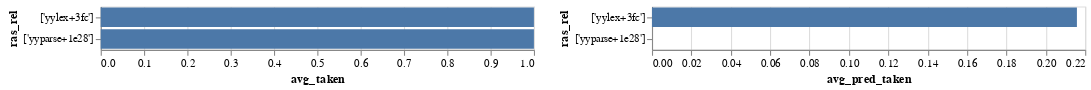

Notebook cell for this chart:
### Code cell
data = df[['ras_rel','mispredicted','taken','pred_taken']].copy()

data['ras_rel'] = data['ras_rel'].apply(lambda x : str(x[:1]))

avg_taken_plot = alt.Chart(data).mark_bar().encode(
    x='avg_taken:Q',
    y='ras_rel:O',
    tooltip = ['ras_rel', 'count:Q']
).transform_aggregate(
    avg_taken = 'mean(taken)',
    count = 'count()',
    groupby = ['ras_rel']
).transform_filter(
    'datum.count > 10'
)

avg_pred_taken_plot = alt.Chart(data).mark_bar().encode(
    x='avg_pred_taken:Q',
    y='ras_rel:O',
    tooltip = ['ras_rel', 'count:Q']
).transform_aggregate(
    avg_pred_taken = 'mean(pred_taken)',
    count = 'count()',
    groupby = ['ras_rel']
).transform_filter(
    'datum.count > 10'
)


avg_taken_plot | avg_pred_taken_plot

### Figure 1 — Vega specification as saved in the notebook (floating-point values rounded to 4 significant figures)
{"$schema": "https://vega.github.io/schema/vega/v5.json", "data": [{"name": "source_0"}, {"name": "data_0", "values": [{"avg_pred_taken": 0.2158, "count": 797, "ras_rel": "['yylex+3fc']"}, {"avg_pred_taken": 0.0, "count": 121, "ras_rel": "['yyparse+1e28']"}]}, {"name": "data_1", "values": [{"avg_taken": 1.0, "count": 797, "ras_rel": "['yylex+3fc']"}, {"avg_taken": 1.0, "count": 121, "ras_rel": "['yyparse+1e28']"}]}, {"name": "data_1_concat_0_x_domain_avg_taken", "values": [{"min": 1.0, "max": 1.0}]}, {"name": "data_1_concat_0_y_domain_ras_rel", "values": [{"ras_rel": "['yylex+3fc']"}, {"ras_rel": "['yyparse+1e28']"}]}, {"name": "data_0_concat_1_x_domain_avg_pred_taken", "values": [{"min": 0.0, "max": 0.2158}]}, {"name": "data_0_concat_1_y_domain_ras_rel", "values": [{"ras_rel": "['yylex+3fc']"}, {"ras_rel": "['yyparse+1e28']"}]}], "signals": [{"name": "childWidth", "value": 400}, {"name": "concat_0_y_step", "value": 20}, {"name": "concat_0_height", "update": "bandspace(domain('concat_0_y').length, 0.1, 0.05) * concat_0_y_step"}, {"name": "concat_1_y_step", "value": 20}, {"name": "concat_1_height", "update": "bandspace(domain('concat_1_y').length, 0.1, 0.05) * concat_1_y_step"}], "marks": [{"type": "group", "name": "concat_0_group", "encode": {"update": {"width": {"signal": "childWidth"}, "height": {"signal": "concat_0_height"}}}, "marks": [{"type": "rect", "name": "concat_0_marks", "from": {"data": "data_1"}, "encode": {"update": {"ariaRoleDescription": {"value": "bar"}, "x2": {"value": 0, "scale": "concat_0_x"}, "description": {"signal": "\"ras_rel: \" + (isValid(datum[\"ras_rel\"]) ? datum[\"ras_rel\"] : \"\"+datum[\"ras_rel\"]) + \"; count: \" + (format(datum[\"count\"], \"\")) + \"; avg_taken: \" + (format(datum[\"avg_taken\"], \"\"))"}, "height": {"scale": "concat_0_y", "band": 1}, "fill": {"value": "#4c78a8"}, "y": {"field": "ras_rel", "scale": "concat_0_y"}, "x": {"field": "avg_taken", "scale": "concat_0_x"}, "tooltip": {"signal": "{\"ras_rel\": isValid(datum[\"ras_rel\"]) ? datum[\"ras_rel\"] : \"\"+datum[\"ras_rel\"], \"count\": format(datum[\"count\"], \"\")}"}}}, "style": ["bar"]}], "axes": [{"scale": "concat_0_x", "labels": false, "tickCount": {"signal": "ceil(childWidth/40)"}, "aria": false, "ticks": false, "zindex": 0, "maxExtent": 0, "domain": false, "gridScale": "concat_0_y", "orient": "bottom", "grid": true, "minExtent": 0}, {"scale": "concat_0_x", "grid": false, "title": "avg_taken", "orient": "bottom", "labelOverlap": true, "zindex": 0, "labelFlush": true, "tickCount": {"signal": "ceil(childWidth/40)"}}, {"scale": "concat_0_y", "grid": false, "title": "ras_rel", "orient": "left", "zindex": 0}], "style": "cell"}, {"type": "group", "name": "concat_1_group", "encode": {"update": {"width": {"signal": "childWidth"}, "height": {"signal": "concat_1_height"}}}, "marks": [{"type": "rect", "name": "concat_1_marks", "from": {"data": "data_0"}, "encode": {"update": {"y": {"field": "ras_rel", "scale": "concat_1_y"}, "fill": {"value": "#4c78a8"}, "ariaRoleDescription": {"value": "bar"}, "height": {"scale": "concat_1_y", "band": 1}, "description": {"signal": "\"ras_rel: \" + (isValid(datum[\"ras_rel\"]) ? datum[\"ras_rel\"] : \"\"+datum[\"ras_rel\"]) + \"; count: \" + (format(datum[\"count\"], \"\")) + \"; avg_pred_taken: \" + (format(datum[\"avg_pred_taken\"], \"\"))"}, "x": {"field": "avg_pred_taken", "scale": "concat_1_x"}, "tooltip": {"signal": "{\"ras_rel\": isValid(datum[\"ras_rel\"]) ? datum[\"ras_rel\"] : \"\"+datum[\"ras_rel\"], \"count\": format(datum[\"count\"], \"\")}"}, "x2": {"value": 0, "scale": "concat_1_x"}}}, "style": ["bar"]}], "axes": [{"scale": "concat_1_x", "minExtent": 0, "tickCount": {"signal": "ceil(childWidth/40)"}, "aria": false, "maxExtent": 0, "zindex": 0, "gridScale": "concat_1_y", "orient": "bottom", "labels": false, "grid": true, "domain": false, "ticks": false}, {"scale": "concat_1_x", "orient": "bottom", "labelOverlap": true, "grid": false, "labelFlush": true, "tickCount": {"signal": "ceil(childWidth/40)"}, "zindex": 0, "title": "avg_pred_taken"}, {"scale": "concat_1_y", "zindex": 0, "title": "ras_rel", "grid": false, "orient": "left"}], "style": "cell"}], "scales": [{"name": "concat_0_x", "type": "linear", "domain": [{"signal": "(data(\"data_1_concat_0_x_domain_avg_taken\")[0] || {}).min"}, {"signal": "(data(\"data_1_concat_0_x_domain_avg_taken\")[0] || {}).max"}], "range": [0, {"signal": "childWidth"}], "zero": true, "nice": true}, {"name": "concat_0_y", "type": "band", "domain": {"data": "data_1_concat_0_y_domain_ras_rel", "field": "ras_rel", "sort": true}, "range": {"step": {"signal": "concat_0_y_step"}}, "paddingOuter": 0.05, "paddingInner": 0.1}, {"name": "concat_1_x", "type": "linear", "domain": [{"signal": "(data(\"data_0_concat_1_x_domain_avg_pred_taken\")[0] || {}).min"}, {"signal": "(data(\"data_0_concat_1_x_domain_avg_pred_taken\")[0] || {}).max"}], "range": [0, {"signal": "childWidth"}], "zero": true, "nice": true}, {"name": "concat_1_y", "type": "band", "domain": {"data": "data_0_concat_1_y_domain_ras_rel", "field": "ras_rel", "sort": true}, "range": {"step": {"signal": "concat_1_y_step"}}, "paddingOuter": 0.05, "paddingInner": 0.1}], "padding": 5, "background": "white", "layout": {"padding": 20, "bounds": "full", "align": "each"}}
